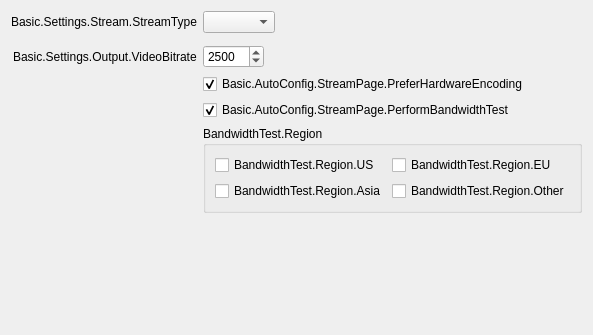
<?xml version="1.0" encoding="UTF-8"?>
<ui version="4.0">
 <class>AutoConfigStreamPage</class>
 <widget class="QWidget" name="AutoConfigStreamPage">
  <property name="geometry">
   <rect>
    <x>0</x>
    <y>0</y>
    <width>566</width>
    <height>335</height>
   </rect>
  </property>
  <property name="windowTitle">
   <string notr="true"/>
  </property>
  <layout class="QFormLayout" name="formLayout">
   <property name="fieldGrowthPolicy">
    <enum>QFormLayout::ExpandingFieldsGrow</enum>
   </property>
   <property name="labelAlignment">
    <set>Qt::AlignRight|Qt::AlignTop|Qt::AlignTrailing</set>
   </property>
   <item row="0" column="0">
    <widget class="QLabel" name="label_3">
     <property name="text">
      <string>Basic.Settings.Stream.StreamType</string>
     </property>
    </widget>
   </item>
   <item row="0" column="1">
    <widget class="QComboBox" name="streamType"/>
   </item>
   <item row="1" column="1">
    <layout class="QHBoxLayout" name="horizontalLayout"/>
   </item>
   <item row="3" column="1">
    <widget class="QCheckBox" name="preferHardware">
     <property name="toolTip">
      <string>Basic.AutoConfig.StreamPage.PreferHardwareEncoding.ToolTip</string>
     </property>
     <property name="text">
      <string>Basic.AutoConfig.StreamPage.PreferHardwareEncoding</string>
     </property>
     <property name="checked">
      <bool>true</bool>
     </property>
    </widget>
   </item>
   <item row="4" column="0">
    <spacer name="horizontalSpacer">
     <property name="orientation">
      <enum>Qt::Horizontal</enum>
     </property>
     <property name="sizeType">
      <enum>QSizePolicy::Fixed</enum>
     </property>
     <property name="sizeHint" stdset="0">
      <size>
       <width>90</width>
       <height>20</height>
      </size>
     </property>
    </spacer>
   </item>
   <item row="4" column="1">
    <widget class="QCheckBox" name="doBandwidthTest">
     <property name="text">
      <string>Basic.AutoConfig.StreamPage.PerformBandwidthTest</string>
     </property>
     <property name="checked">
      <bool>true</bool>
     </property>
    </widget>
   </item>
   <item row="5" column="1">
    <widget class="QGroupBox" name="region">
     <property name="title">
      <string>BandwidthTest.Region</string>
     </property>
     <layout class="QGridLayout" name="gridLayout">
      <item row="2" column="0">
       <widget class="QCheckBox" name="regionAsia">
        <property name="text">
         <string>BandwidthTest.Region.Asia</string>
        </property>
       </widget>
      </item>
      <item row="0" column="0">
       <widget class="QCheckBox" name="regionUS">
        <property name="text">
         <string>BandwidthTest.Region.US</string>
        </property>
       </widget>
      </item>
      <item row="0" column="1">
       <widget class="QCheckBox" name="regionEU">
        <property name="text">
         <string>BandwidthTest.Region.EU</string>
        </property>
       </widget>
      </item>
      <item row="2" column="1">
       <widget class="QCheckBox" name="regionOther">
        <property name="text">
         <string>BandwidthTest.Region.Other</string>
        </property>
       </widget>
      </item>
     </layout>
    </widget>
   </item>
   <item row="2" column="1">
    <widget class="QSpinBox" name="bitrate">
     <property name="suffix">
      <string notr="true"/>
     </property>
     <property name="minimum">
      <number>500</number>
     </property>
     <property name="maximum">
      <number>10000</number>
     </property>
     <property name="value">
      <number>2500</number>
     </property>
    </widget>
   </item>
   <item row="2" column="0">
    <widget class="QLabel" name="bitrateLabel">
     <property name="text">
      <string>Basic.Settings.Output.VideoBitrate</string>
     </property>
     <property name="buddy">
      <cstring>bitrate</cstring>
     </property>
    </widget>
   </item>
  </layout>
 </widget>
 <tabstops>
  <tabstop>streamType</tabstop>
  <tabstop>preferHardware</tabstop>
  <tabstop>doBandwidthTest</tabstop>
  <tabstop>regionUS</tabstop>
  <tabstop>regionEU</tabstop>
  <tabstop>regionAsia</tabstop>
  <tabstop>regionOther</tabstop>
 </tabstops>
 <resources/>
 <connections/>
</ui>
